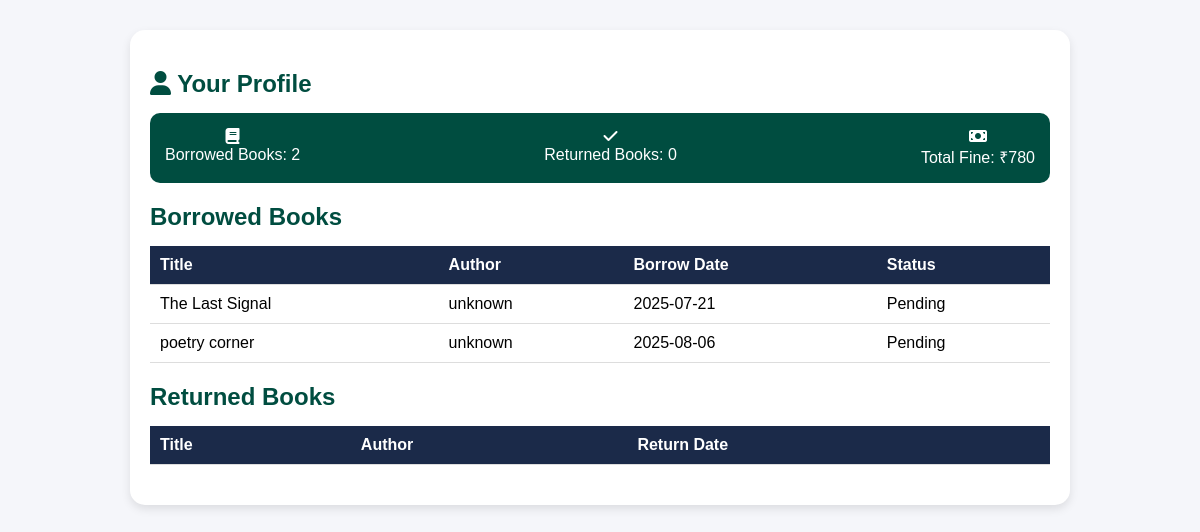
/library_management/profile.php (signed in), run on the app's committed database.
### tables this page shows
CREATE TABLE `borrowings` (
  `id` int(11) NOT NULL,
  `user_id` int(11) DEFAULT NULL,
  `book_id` int(11) DEFAULT NULL,
  `borrow_date` date DEFAULT NULL,
  `return_date` date DEFAULT NULL,
  `fine_paid` tinyint(1) DEFAULT 0
);

CREATE TABLE `books` (
  `id` int(11) NOT NULL,
  `category_id` int(11) DEFAULT NULL,
  `title` varchar(255) DEFAULT NULL,
  `author` varchar(255) DEFAULT NULL,
  `url` varchar(255) NOT NULL
);

### library_management/profile.php (the view, shortened to what this page needs)
<?php
require_once 'partials/_db.php';
$user_id = $_SESSION['user_id'];
$borrowed = $conn->query("SELECT b.title, b.author, br.borrow_date, br.fine_paid
                          FROM borrowings br
                          JOIN books b ON br.book_id = b.id
                          WHERE br.user_id = $user_id AND br.return_date IS NULL");
$returned = $conn->query("SELECT b.title, b.author, br.return_date
                          FROM borrowings br
                          JOIN books b ON br.book_id = b.id
                          WHERE br.user_id = $user_id AND br.return_date IS NOT NULL");
$fines = $conn->query("SELECT SUM((DATEDIFF(CURDATE(), borrow_date) - 3) * 10) AS total_fine
                       FROM borrowings WHERE user_id = $user_id AND fine_paid = 0")->fetch_assoc()['total_fine'] ?? 0;
?>
<!DOCTYPE html>
<html>
<head>
    <link rel="stylesheet" href="https://cdnjs.cloudflare.com/ajax/libs/font-awesome/6.4.0/css/all.min.css">
</head>
<body>
    <div class="profile-container">
        <h2><i class="fa fa-user"></i> Your Profile</h2>
        <div class="summary">
            <div><i class="fa fa-book"></i><br>Borrowed Books: <?= $borrowed->num_rows ?></div>
            <div><i class="fa fa-check"></i><br>Returned Books: <?= $returned->num_rows ?></div>
            <div><i class="fa fa-money-bill"></i><br>Total Fine: ₹<?= $fines ?></div>
        </div>
        <h2>Borrowed Books</h2>
        <table>
            <tr><th>Title</th><th>Author</th><th>Borrow Date</th><th>Status</th></tr>
            <?php while($row = $borrowed->fetch_assoc()): ?>
                <tr>
                    <td><?= $row['title'] ?></td>
                    <td><?= $row['author'] ?></td>
                    <td><?= $row['borrow_date'] ?></td>
                    <td><?= $row['fine_paid'] ? "Fine Paid" : "Pending" ?></td>
                </tr>
            <?php endwhile; ?>
        </table>
        <h2>Returned Books</h2>
        <table>
            <tr><th>Title</th><th>Author</th><th>Return Date</th></tr>
        </table>
    </div>
</body>
</html>

### library_management/profile.php (style rules this page uses)
body { font-family: Arial, sans-serif; background: #f5f6fa; margin: 0; padding: 0; }
.profile-container { max-width: 900px; margin: 30px auto; padding: 20px; background: white; border-radius: 15px; box-shadow: 0 4px 10px rgba(0,0,0,0.1); }
h2 { color: #004d40; margin-bottom: 15px; }
table { width: 100%; border-collapse: collapse; margin-bottom: 20px; }
th, td { padding: 10px; border-bottom: 1px solid #ddd; text-align: left; }
th { background: #1b2a49; color: white; }
.summary { display: flex; justify-content: space-between; padding: 15px; background: #004d40; color: white; border-radius: 10px; margin-bottom: 20px; }
.summary div { text-align: center; }

### data on the page
borrowings: book.title "The Last Signal", book.author "unknown", borrow_date "2025-07-21", fine_paid "Pending"
borrowings: book.title "poetry corner", book.author "unknown", borrow_date "2025-08-06", fine_paid "Pending"

### other printed values
$borrowed->num_rows "2"
$returned->num_rows "0"
$fines "780"
